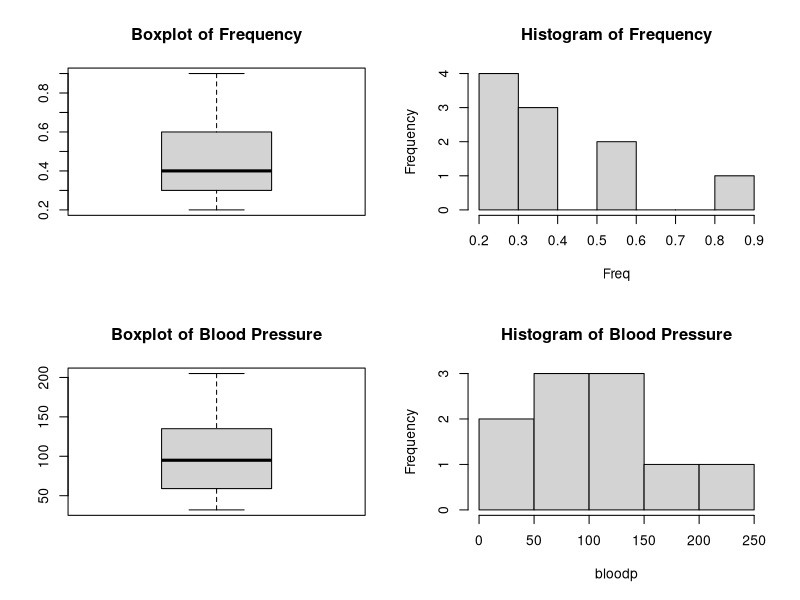
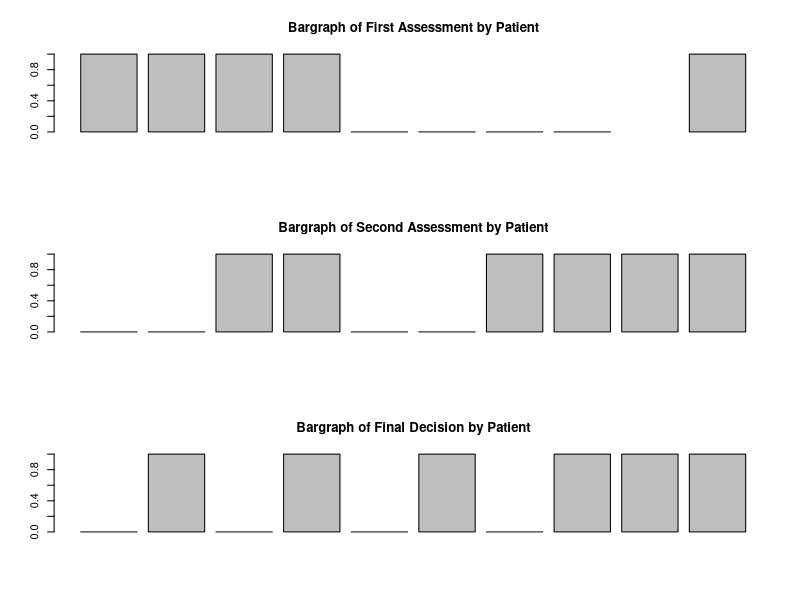

R code for these plots, in order:
Freq <- c(0.6,0.3,0.4,0.4,0.2,0.6,0.3,0.4,0.9,0.3)
bloodp <- c(103,87,32,42,59,109,78,205,135,176)
first <- c(1,1,1,1,0,0,0,0,NA,1)
second <-c(0,0,1,1,0,0,1,1,1,1)
finaldecision <-c(0,1,0,1,0,1,0,1,1,1)
# boxplot(Freq,bloodp)# won'tuse bc scale of Freq and bloodp is vastly different

# parameter to display 2 graphs, arranged in 1 rows and 2 columns
par(mfrow=c(2,2))
#
boxplot(Freq, main="Boxplot of Frequency")
hist(Freq, main="Histogram of Frequency") 
boxplot(bloodp, main="Boxplot of Blood Pressure")
hist(bloodp, main="Histogram of Blood Pressure")
windows()
par(mfrow=c(3,1))
barplot(first, main="Bargraph of First Assessment by Patient")
barplot(second, main="Bargraph of Second Assessment by Patient")
barplot(finaldecision, main="Bargraph of Final Decision by Patient")